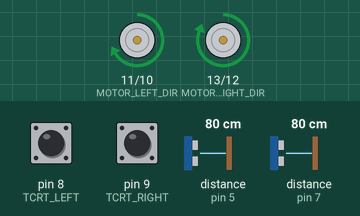
Simulated run of this sketch. Board: Arduino Uno, built with avr-gcc and run on an emulated ATmega328P. Shown: direction and speed pins drawn as motors (green arrow = direction pin HIGH = forward, orange = LOW = backward, longer = more drive). Wiring (inferred from the names in the program): 2 × ultrasonic range finder: trigger pin 4, echo pin 5 / trigger pin 6, echo pin 7. Inputs (shaded band) come from the test bench; at power-on: distance to the obstacle (sensors on pin 5, pin 7) 80 cm, pin 8 (TCRT_LEFT) HIGH, pin 9 (TCRT_RIGHT) HIGH. The echo pulse lasts 58.3 µs per cm.

Above: at 1.2 s.
1.3 s: distance to the obstacle (sensor on pin 5) set to 23 cm
2.8 s: distance to the obstacle (sensor on pin 5) set to 18 cm
At 4.0 s:
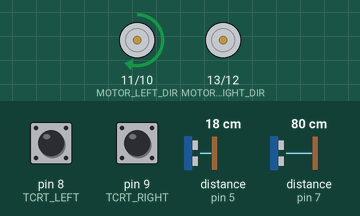
4.3 s: distance to the obstacle (sensor on pin 7) set to 21 cm
5.8 s: distance to the obstacle (sensor on pin 7) set to 17 cm
At 6.8 s:
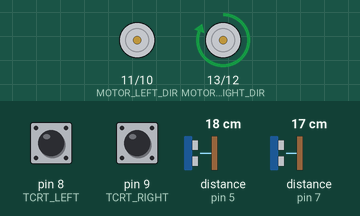
7.3 s: distance to the obstacle (sensor on pin 7) set to 35 cm
At 8.3 s:
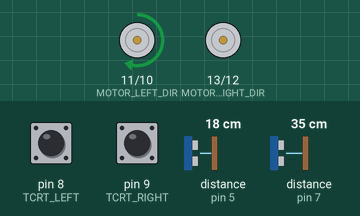
8.8 s: distance to the obstacle (sensor on pin 7) set to 2 cm
At 9.3 s:
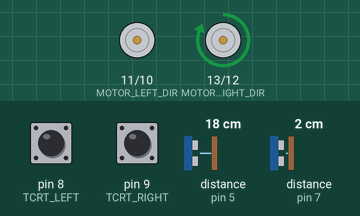
Timing chart, 0 to 11.3 s (numbered marks = the images above; inputs shaded):
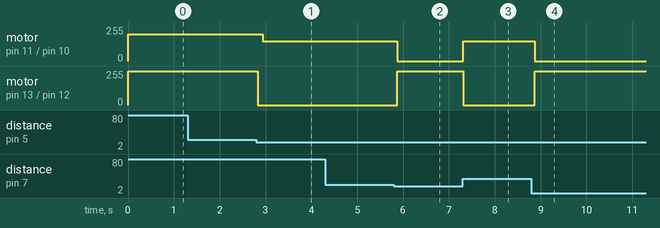

The sketch:

robo_sumo_integrado.ino
```cpp
// Inclusão de bibliotecas
#define TRIG1 4
#define ECHO1 5
#define TRIG2 6
#define ECHO2 7
#define TCRT_LEFT 8
#define TCRT_RIGHT 9
#define MOTOR_LEFT_PWM 10
#define MOTOR_LEFT_DIR 11
#define MOTOR_RIGHT_PWM 12
#define MOTOR_RIGHT_DIR 13

#define DIST_OBSTACLE 20 // Distância limite para obstáculos (em cm)

void setup() {
  // Configuração dos sensores ultrassônicos
  pinMode(TRIG1, OUTPUT);
  pinMode(ECHO1, INPUT);
  pinMode(TRIG2, OUTPUT);
  pinMode(ECHO2, INPUT);

  // Configuração dos sensores TCRT5000
  pinMode(TCRT_LEFT, INPUT);
  pinMode(TCRT_RIGHT, INPUT);

  // Configuração dos motores
  pinMode(MOTOR_LEFT_PWM, OUTPUT);
  pinMode(MOTOR_LEFT_DIR, OUTPUT);
  pinMode(MOTOR_RIGHT_PWM, OUTPUT);
  pinMode(MOTOR_RIGHT_DIR, OUTPUT);

  Serial.begin(9600);
}

void loop() {
  // Leitura dos sensores ultrassônicos
  long distLeft = medirDistancia(TRIG1, ECHO1);
  long distRight = medirDistancia(TRIG2, ECHO2);

  // Leitura dos sensores de linha
  int linhaEsquerda = digitalRead(TCRT_LEFT);
  int linhaDireita = digitalRead(TCRT_RIGHT);

  // Lógica de movimentação
  if (linhaEsquerda == LOW || linhaDireita == LOW) { // Preto detectado
    pararMotores();
    if (linhaEsquerda == LOW) {
      virarDireita(150);
    } else {
      virarEsquerda(150);
    }
  } else if (distLeft < DIST_OBSTACLE || distRight < DIST_OBSTACLE) { // Obstáculo detectado
    pararMotores();
    if (distLeft < distRight) {
      virarDireita(150);
    } else {
      virarEsquerda(150);
    }
  } else {
    moverFrente(200);
  }

  delay(100);
}

// Função para medir distância com HC-SR04
long medirDistancia(int trigPin, int echoPin) {
  digitalWrite(trigPin, LOW);
  delayMicroseconds(2);
  digitalWrite(trigPin, HIGH);
  delayMicroseconds(10);
  digitalWrite(trigPin, LOW);

  long duracao = pulseIn(echoPin, HIGH);
  long distancia = duracao * 0.034 / 2;
  return (distancia > 400 || distancia <= 0) ? 400 : distancia; // Limite de 400 cm
}

// Funções para controle de motores
void moverFrente(int velocidade) {
  analogWrite(MOTOR_LEFT_PWM, velocidade);
  digitalWrite(MOTOR_LEFT_DIR, HIGH);
  analogWrite(MOTOR_RIGHT_PWM, velocidade);
  digitalWrite(MOTOR_RIGHT_DIR, HIGH);
}

void pararMotores() {
  analogWrite(MOTOR_LEFT_PWM, 0);
  analogWrite(MOTOR_RIGHT_PWM, 0);
}

void virarEsquerda(int velocidade) {
  analogWrite(MOTOR_LEFT_PWM, 0);
  analogWrite(MOTOR_RIGHT_PWM, velocidade);
  digitalWrite(MOTOR_RIGHT_DIR, HIGH);
}

void virarDireita(int velocidade) {
  analogWrite(MOTOR_RIGHT_PWM, 0);
  analogWrite(MOTOR_LEFT_PWM, velocidade);
  digitalWrite(MOTOR_LEFT_DIR, HIGH);
}
```

Measured:
- the behaviour switches between 21 and 20 cm on distance to the obstacle (sensor on pin 5) (found by bisection; images 0 and 1)
- the behaviour switches between 19 and 18 cm on distance to the obstacle (sensor on pin 7) (found by bisection; images 1 and 2)
- after the input at 1.3 s, every drawn part: stays the same
- after the input at 2.8 s, motor on pin 11 (MOTOR_LEFT_DIR) / pin 10 (MOTOR_LEFT_PWM): forward 200/255 → forward 150/255 after 0.14 s; motor on pin 13 (MOTOR_RIGHT_DIR) / pin 12 (MOTOR_RIGHT_PWM): forward 255/255 → stopped at once
- after the input at 5.8 s, motor on pin 11 (MOTOR_LEFT_DIR) / pin 10 (MOTOR_LEFT_PWM): forward 150/255 → stopped after 0.07 s; motor on pin 13 (MOTOR_RIGHT_DIR) / pin 12 (MOTOR_RIGHT_PWM): stopped → forward 255/255 after 0.07 s
- after the input at 7.3 s, motor on pin 11 (MOTOR_LEFT_DIR) / pin 10 (MOTOR_LEFT_PWM): stopped → forward 150/255 at once; motor on pin 13 (MOTOR_RIGHT_DIR) / pin 12 (MOTOR_RIGHT_PWM): forward 255/255 → stopped at once
- after the input at 8.8 s, motor on pin 11 (MOTOR_LEFT_DIR) / pin 10 (MOTOR_LEFT_PWM): forward 150/255 → stopped after 0.08 s; motor on pin 13 (MOTOR_RIGHT_DIR) / pin 12 (MOTOR_RIGHT_PWM): stopped → forward 255/255 after 0.08 s
